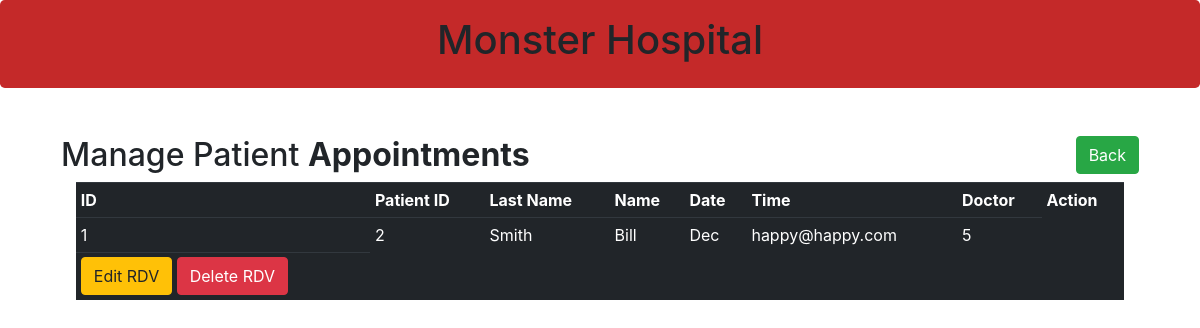
/rdvs, run on the app's committed database.
### app.py (models this page shows, shortened)
class RDV(db.Model):
    id = db.Column(db.Integer, primary_key = True)
    patient_id =  db.Column(db.Integer, db.ForeignKey('patients.id'))
    last_name = db.Column(db.String(100))
    name = db.Column(db.String(100))
    rdv_date =db.Column(db.String(100))
    rdv_time = db.Column(db.Integer)
    doctor = db.Column(db.String(100))

### app.py (the view)
@app.route('/rdvs', methods = ['GET'])
def see_rdvs():
    all_rdv = RDV.query.all()
    return render_template('rdvs.html', rdv = all_rdv)

### templates/rdvs.html (shortened to what this page needs)
{% extends 'base.html' %}
{% block body %}
<div class="container">
    <div class="row">
        <div class="col md-12">
            <div class="jumbtron p-3">
                <h2>Manage Patient <b>Appointments</b><a href="{{url_for('Index')}}"class="btn btn-success float-right">Back</a></h2>
               <div class="container-fluid">
                <table class="table table-hover table-dark table-sm">
                    <tr>
                        <th>ID</th>
                        <th>Patient ID</th>
                        <th>Last Name</th>
                        <th>Name</th>
                        <th>Date</th>
                        <th>Time</th>
                        <th>Doctor</th>
                        <th>Action</th>
                    </tr>
                    {% for row in rdv %}
                    <tr>
                     <td>{{row.id}}</td>
                     <td>{{row.patient_id}}</td>
                        <td>{{row.last_name}}</td>
                        <td>{{row.name}}</td>
                        <td>{{row.rdv_date}}</td>
                        <td>{{row.rdv_time}}</td>
                        <td>{{row.doctor}}</td>
                    </tr>
                    <tr>
                        <td>
                            <a href="/editRdv/{{row.id}}" class="btn btn-warning btn-xs" data-toggle="modal" data-target="#modaledit{{row.id}}">Edit RDV</a>
                            <a href="/deleteRdv/{{row.id}}" class="btn btn-danger btn-xs" onclick="return confirm('Are you sure you want to delete  ?')">Delete RDV</a>
                        </td>
                    </tr>
               {% endfor%}
                </table>
</div>
                    {% endblock %}

### data on the page
RDV: id "1", patient_id "2", last_name "Smith", name "Bill", rdv_date "Dec", rdv_time "happy@happy.com", doctor "5"
